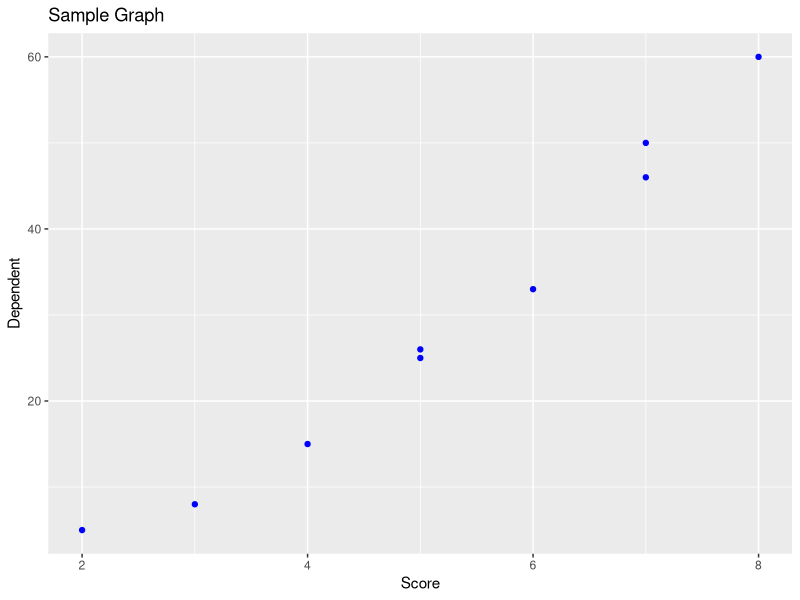
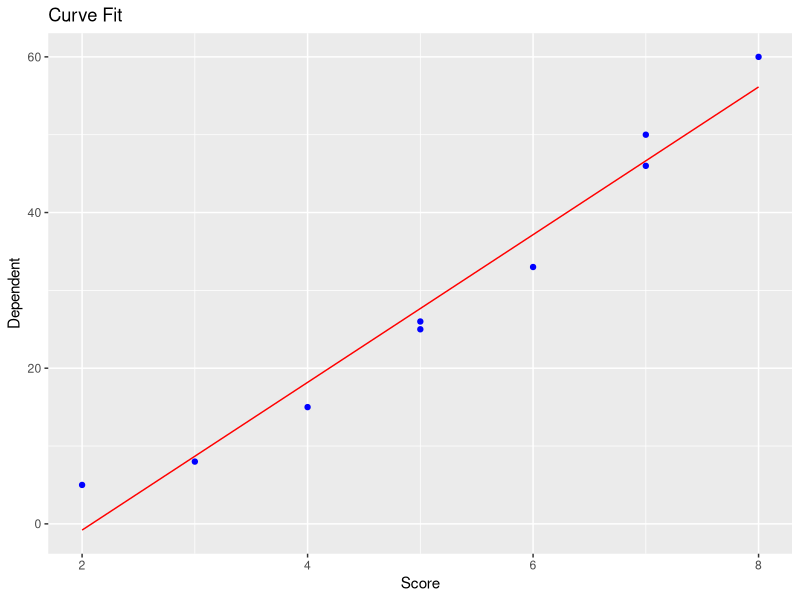
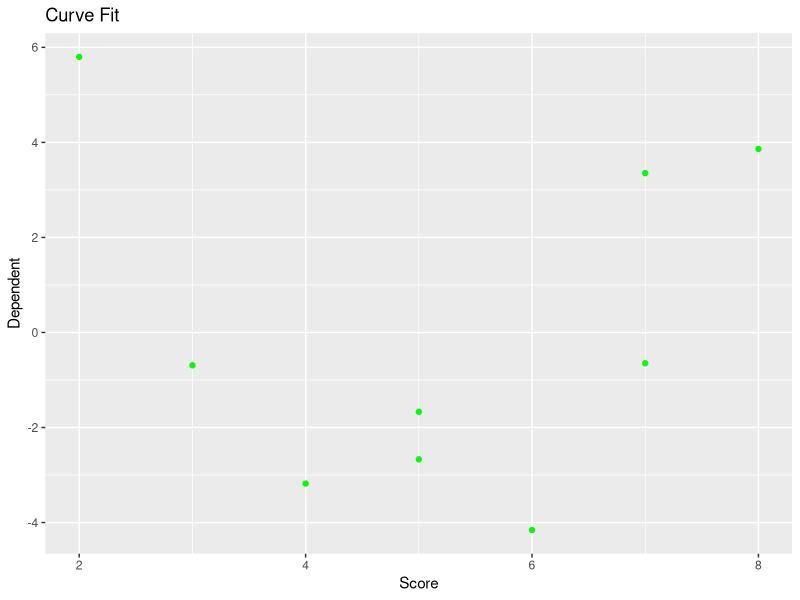

These charts were generated, in order, by the following R code:
## ---- chunk 1
knitr::opts_chunk$set(echo = TRUE)
library(tidyverse)
## ---- chunk 2
## 
dataSample <- read.csv(text= "
Name,Score,Dependent
Larry,3,8
Bert,7,50
William,5,25
Sri,5,26
Meredith,6,33
Evan,8,60
Rich,4,15
Arundel,7,46
Theo,2,5",stringsAsFactor=FALSE)

## ---- chunk 3
p <- ggplot() + 
     geom_point(data = dataSample, aes(x = Score, y = Dependent), color = "blue") +
     xlab("Score") +
     ylab("Dependent") +
     ggtitle("Sample Graph") 

print(p)

## ---- chunk 4

simple.fit          <- lm(Dependent~Score, data=dataSample)

class(simple.fit)
simple.fit
dataSample$residuals <- simple.fit$residuals
dataSample$fit       <- simple.fit$fitted.values
## ---- chunk 5
p <- ggplot() + 
     geom_point(data = dataSample, aes(x = Score, y = Dependent), color = "blue") +
     geom_line(data = dataSample, aes(x = Score, y = fit), color = "red") +
     xlab('Score') +
     ylab('Dependent') +
     ggtitle("Curve Fit") 

print(p)

## ---- chunk 6
p <- ggplot() + 
     geom_point(data = dataSample, aes(x = Score, y = residuals), color = "green") +
     xlab('Score') +
     ylab('Dependent') +
     ggtitle("Curve Fit") 

print(p)

